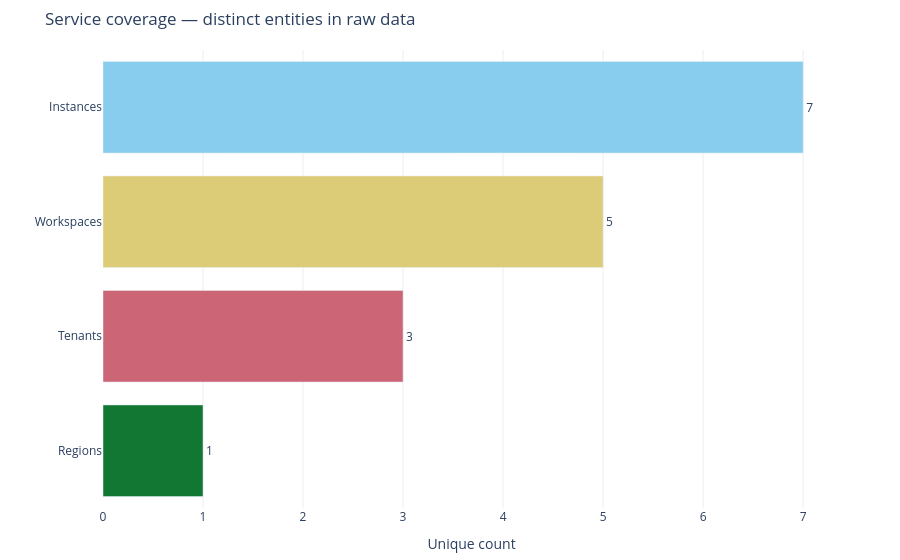

This figure's notebook cell:
### Markdown cell above
### Chart Guide

**Purpose:** Gives a quick read on the deployment footprint of this service —
how many unique instances, tenants, workspaces, and regions are actively reporting.

**Chart Attributes**

| | |
|---|---|
| **Chart type** | Horizontal bar chart |
| **X axis** | Count of distinct values |
| **Y axis** | Dimension (Instances, Tenants, Workspaces, Regions) |
| **Colour** | One colour per dimension |

**Insights:** A high instance count with a low tenant count means few tenants run many instances each.
A region count of 1 means no geographic distribution.

### Code cell
if fig_57 is not None:
    fig_57.show()

### Figure 1 — Plotly figure (JSON) as saved in the notebook; plotly's stock layout.template omitted (floating-point values rounded to 4 significant figures)
{"data": [{"alignmentgroup": "True", "cliponaxis": false, "hovertemplate": "=%{y}<br>Unique count=%{text}<extra></extra>", "legendgroup": "Instances", "marker": {"color": "rgb(136, 204, 238)", "pattern": {"shape": ""}}, "name": "Instances", "offsetgroup": "Instances", "orientation": "h", "showlegend": true, "text": [7], "textposition": "outside", "type": "bar", "x": [7], "xaxis": "x", "y": ["Instances"], "yaxis": "y"}, {"alignmentgroup": "True", "cliponaxis": false, "hovertemplate": "=%{y}<br>Unique count=%{text}<extra></extra>", "legendgroup": "Tenants", "marker": {"color": "rgb(204, 102, 119)", "pattern": {"shape": ""}}, "name": "Tenants", "offsetgroup": "Tenants", "orientation": "h", "showlegend": true, "text": [3], "textposition": "outside", "type": "bar", "x": [3], "xaxis": "x", "y": ["Tenants"], "yaxis": "y"}, {"alignmentgroup": "True", "cliponaxis": false, "hovertemplate": "=%{y}<br>Unique count=%{text}<extra></extra>", "legendgroup": "Workspaces", "marker": {"color": "rgb(221, 204, 119)", "pattern": {"shape": ""}}, "name": "Workspaces", "offsetgroup": "Workspaces", "orientation": "h", "showlegend": true, "text": [5], "textposition": "outside", "type": "bar", "x": [5], "xaxis": "x", "y": ["Workspaces"], "yaxis": "y"}, {"alignmentgroup": "True", "cliponaxis": false, "hovertemplate": "=%{y}<br>Unique count=%{text}<extra></extra>", "legendgroup": "Regions", "marker": {"color": "rgb(17, 119, 51)", "pattern": {"shape": ""}}, "name": "Regions", "offsetgroup": "Regions", "orientation": "h", "showlegend": true, "text": [1], "textposition": "outside", "type": "bar", "x": [1], "xaxis": "x", "y": ["Regions"], "yaxis": "y"}], "layout": {"barmode": "relative", "legend": {"title": {"text": ""}, "tracegroupgap": 0}, "margin": {"b": 40, "l": 10, "r": 60, "t": 50}, "plot_bgcolor": "white", "showlegend": false, "title": {"text": "Service coverage — distinct entities in raw data"}, "xaxis": {"anchor": "y", "domain": [0, 1], "gridcolor": "#eee", "showgrid": true, "title": {"text": "Unique count"}}, "yaxis": {"anchor": "x", "categoryarray": ["Regions", "Workspaces", "Tenants", "Instances"], "categoryorder": "total ascending", "domain": [0, 1], "title": {"text": ""}}}}
